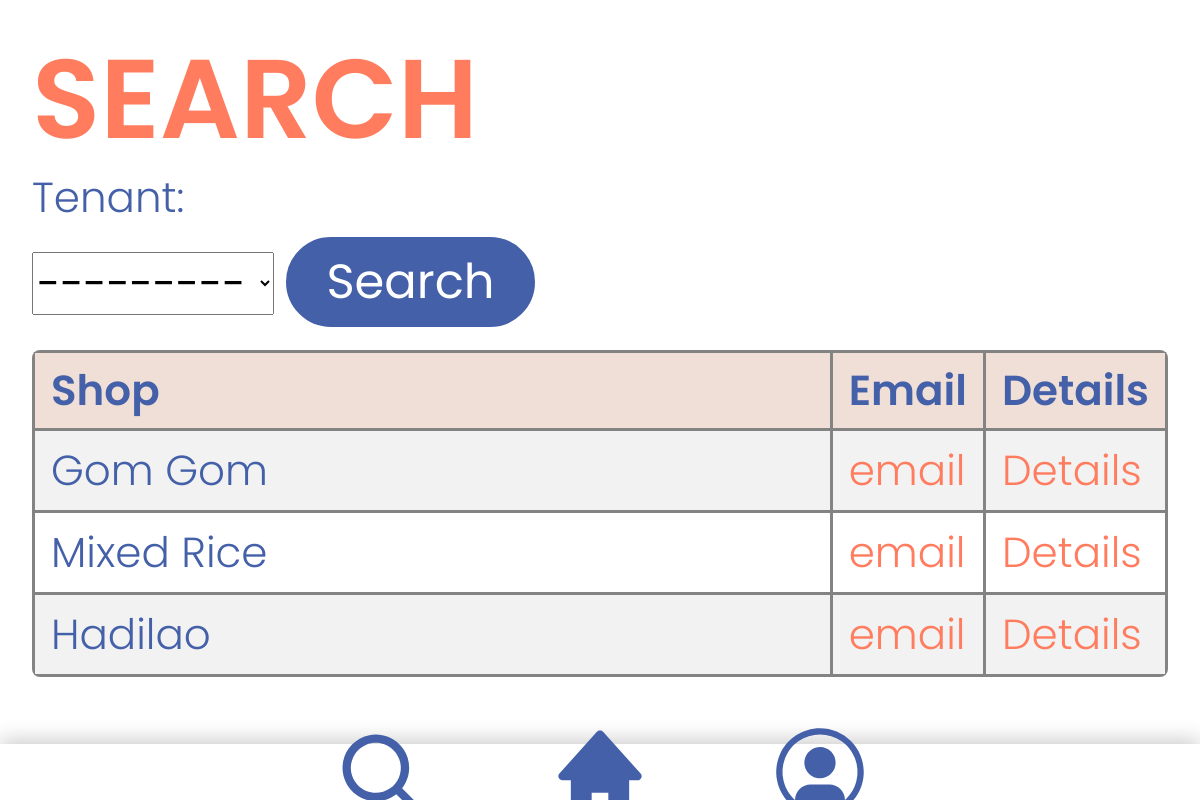
The app's page /search/ (signed in) with its own data.
### accounts/models.py (models this page shows, shortened)
class Audit(models.Model):
    STATUS = (
        ('Pending', 'Pending'),
        ('Pass', 'Pass'),
        ('Fail', 'Fail'),
    )
    date_audited = models.DateTimeField(auto_now_add=True)
    status = models.CharField(max_length=50, choices=STATUS)
    tenant = models.ForeignKey(Tenant, null=True, on_delete=models.SET_NULL)
    staff = models.ForeignKey(Staff, null=True, on_delete=models.SET_NULL)
    comment = models.TextField(blank=True)

class Tenant(models.Model):
    STATUS = (
        ('Pending', 'Pending'),
        ('Pass', 'Pass'),
        ('Fail', 'Fail'),
    )
    name = models.CharField(max_length=100)
    status = models.CharField(max_length=50, choices=STATUS, blank=True)
    category = models.CharField(max_length=100)
    date_created = models.DateTimeField(auto_now_add=True)
    description = models.CharField(max_length=100, blank=True)
    actual_img = models.ImageField(upload_to ='images/')
    def __str__(self):
        return self.name

### accounts/decorators.py (the view)
	def wrapper_function(request, *args, **kwargs):
		group = None
		if request.user.groups.exists():
			group = request.user.groups.all()[0].name
		if group == 'tenant':
			return redirect('user-page')
		if group == 'admin':
			return view_func(request, *args, **kwargs)

### accounts/views.py (called while the page is built)
@login_required(login_url='login')
@admin_only
def search(request):
    audits = Audit.objects.all()
    myFilter = AuditFilter(request.GET, queryset=audits)
    audits = myFilter.qs
    context = {'audits': audits, 'myFilter': myFilter}
    return render(request, 'accounts/search.html', context)

### accounts/templates/accounts/search.html (shortened to what this page needs)
{% extends 'accounts/main.html' %}
{% load static %}
{% block content %}
<!DOCTYPE html>
<html>
  <head>
  </head>
  <body>
    <h1>SEARCH</h1>
    <form method="get"> {{ myFilter.form}}
      <button class="searchButton" type="submit">Search</button>
    </form>
    <table>
      <tr>
        <th>Shop</th>
        <th>Email</th>
        <th>Details</th>
      </tr>
      {% for t in audits %}
      <tr>
        <td>{{t.tenant.name}}</td>
        <td><a class="updateButton" href="{% url 'plain_email' %}">email</a></td>
         <td><a class="updateButton" href="{% url 'tenantsDetail' t.pk %}">Details</a></td>
      </tr>
      {% endfor %}
    </table>
  </body>
</html>
{% endblock %}

### static/CSS/index.css (style rules this page uses)
body { margin: 2rem; font-family: "Poppins", sans-serif; color: #4460a9; font-weight: 350; font-size: 3.5vw; height:90% }
.searchButton { border-style: solid; border-color: #4460a9; color: #fff; text-decoration: none; background-color: #4460a9; width: 22%; font-size: 4vw; font-family: "Poppins", sans-serif; margin-top: 0%; border-radius: 4rem; margin-bottom: 0rem; height: 90px; }
table { border-collapse: collapse; display: block; width: 100%; overflow-x: hidden; border-radius: 8px 8px 8px 8px; margin-top: 2%; }
table td, table th { border: 3px solid rgb(131, 131, 131); padding-left: 1rem; padding-right: 1rem; padding-bottom: 0.5rem; padding-top: 00.5rem; width: 100%; }
table tr:nth-child(even) { background-color: #f2f2f2; }
table th { padding-top: 6px; padding-bottom: 6px; text-align: left; background-color: #f0dfd6; font-weight: 550; }
h1 { margin-bottom: 0%; font-size: 7rem; color: #ff7c5e; font-weight: 600; display: block; width: 100%; margin-top: 0%; }
.updateButton { color: #ff7c5e; }
label { display: block; width: 100%; }

### static/CSS/Navbar.css (style rules this page uses)
body { margin: 15px; font-family: "Poppins", sans-serif; color: #4460a9; font-weight: 350; font-size: 3.5vw; }

### records on screen
Audit: tenant.name "Gom Gom"
Audit: tenant.name "Mixed Rice"
Audit: tenant.name "Hadilao"
